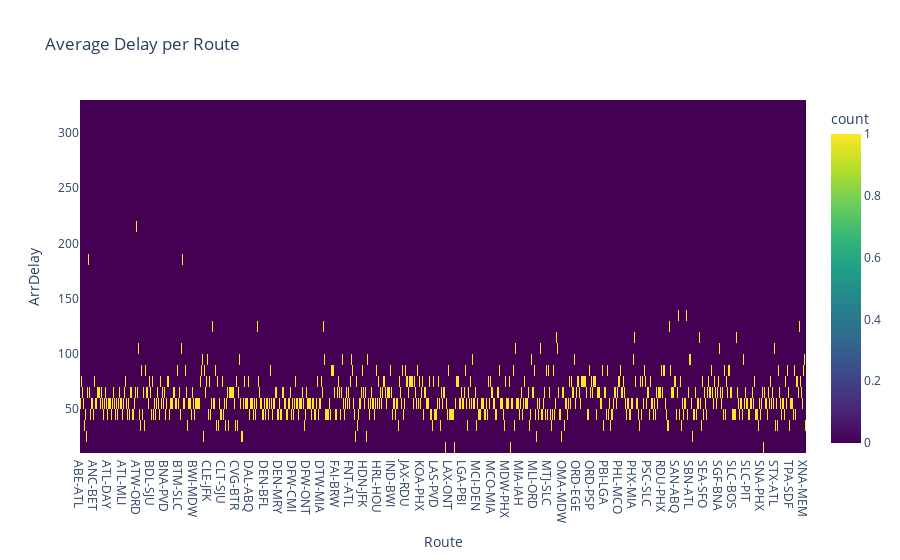

This figure's notebook cell:
### Code cell
route_delay = df.groupby('Route')['ArrDelay'].mean().reset_index()

fig = px.density_heatmap(
    route_delay,
    x='Route',
    y='ArrDelay',
    title='Average Delay per Route',
    color_continuous_scale='Viridis'
)
fig.show()

### Figure 1 — Plotly figure (JSON) as saved in the notebook; plotly's stock layout.template omitted (floating-point values rounded to 4 significant figures; data arrays with more than 128 entries replaced by an {"elided": "..."} marker saying what was removed)
{"data": [{"coloraxis": "coloraxis", "hovertemplate": "Route=%{x}<br>ArrDelay=%{y}<br>count=%{z}<extra></extra>", "name": "", "type": "histogram2d", "x": {"elided": "3377 str values"}, "xaxis": "x", "xbingroup": "x", "y": {"elided": "3377 float values"}, "yaxis": "y", "ybingroup": "y"}], "layout": {"coloraxis": {"colorbar": {"title": {"text": "count"}}, "colorscale": [[0, "#440154"], [0.1111, "#482878"], [0.2222, "#3e4989"], [0.3333, "#31688e"], [0.4444, "#26828e"], [0.5556, "#1f9e89"], [0.6667, "#35b779"], [0.7778, "#6ece58"], [0.8889, "#b5de2b"], [1, "#fde725"]]}, "legend": {"tracegroupgap": 0}, "title": {"text": "Average Delay per Route"}, "xaxis": {"anchor": "y", "domain": [0, 1], "title": {"text": "Route"}}, "yaxis": {"anchor": "x", "domain": [0, 1], "title": {"text": "ArrDelay"}}}}
